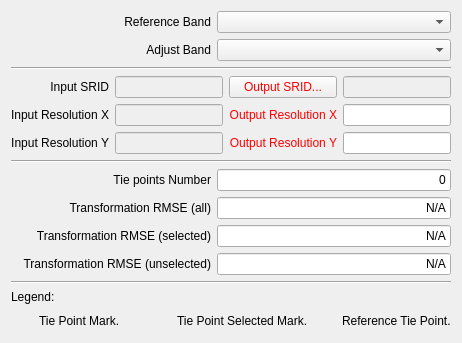
            <widget class="QWidget" name="tab_7">
             <attribute name="title">
              <string>General</string>
             </attribute>
             <layout class="QGridLayout" name="gridLayout_33">
              <item row="0" column="0">
               <layout class="QGridLayout" name="gridLayout_32">
                <item row="0" column="0">
                 <layout class="QGridLayout" name="gridLayout_24">
                  <item row="0" column="0">
                   <layout class="QGridLayout" name="gridLayout_7">
                    <item row="0" column="0">
                     <widget class="QLabel" name="label_9">
                      <property name="minimumSize">
                       <size>
                        <width>200</width>
                        <height>0</height>
                       </size>
                      </property>
                      <property name="maximumSize">
                       <size>
                        <width>200</width>
                        <height>16777215</height>
                       </size>
                      </property>
                      <property name="text">
                       <string>Reference Band</string>
                      </property>
                      <property name="alignment">
                       <set>Qt::AlignRight|Qt::AlignTrailing|Qt::AlignVCenter</set>
                      </property>
                     </widget>
                    </item>
                    <item row="1" column="0">
                     <widget class="QLabel" name="label_10">
                      <property name="minimumSize">
                       <size>
                        <width>200</width>
                        <height>0</height>
                       </size>
                      </property>
                      <property name="maximumSize">
                       <size>
                        <width>200</width>
                        <height>16777215</height>
                       </size>
                      </property>
                      <property name="text">
                       <string>Adjust Band</string>
                      </property>
                      <property name="alignment">
                       <set>Qt::AlignRight|Qt::AlignTrailing|Qt::AlignVCenter</set>
                      </property>
                     </widget>
                    </item>
                   </layout>
                  </item>
                  <item row="0" column="1">
                   <layout class="QGridLayout" name="gridLayout_9">
                    <item row="0" column="0">
                     <widget class="QComboBox" name="m_referenceBand1ComboBox">
                      <property name="sizePolicy">
                       <sizepolicy hsizetype="MinimumExpanding" vsizetype="Fixed">
                        <horstretch>0</horstretch>
                        <verstretch>0</verstretch>
                       </sizepolicy>
                      </property>
                     </widget>
                    </item>
                    <item row="1" column="0">
                     <widget class="QComboBox" name="m_referenceBand2ComboBox">
                      <property name="sizePolicy">
                       <sizepolicy hsizetype="MinimumExpanding" vsizetype="Fixed">
                        <horstretch>0</horstretch>
                        <verstretch>0</verstretch>
                       </sizepolicy>
                      </property>
                     </widget>
                    </item>
                   </layout>
                  </item>
                 </layout>
                </item>
                <item row="1" column="0">
                 <layout class="QGridLayout" name="gridLayout_31">
                  <item row="0" column="0">
                   <widget class="Line" name="line_2">
                    <property name="orientation">
                     <enum>Qt::Horizontal</enum>
                    </property>
                   </widget>
                  </item>
                  <item row="1" column="0">
                   <layout class="QGridLayout" name="gridLayout_30">
                    <item row="0" column="0">
                     <layout class="QGridLayout" name="gridLayout_28">
                      <item row="0" column="0">
                       <layout class="QGridLayout" name="gridLayout_27">
                        <item row="0" column="0">
                         <widget class="QLabel" name="label_28">
                          <property name="text">
                           <string>Input SRID</string>
                          </property>
                          <property name="alignment">
                           <set>Qt::AlignRight|Qt::AlignTrailing|Qt::AlignVCenter</set>
                          </property>
                         </widget>
                        </item>
                        <item row="1" column="0">
                         <widget class="QLabel" name="m_resXLabel_2">
                          <property name="text">
                           <string>Input Resolution X</string>
                          </property>
                          <property name="alignment">
                           <set>Qt::AlignRight|Qt::AlignTrailing|Qt::AlignVCenter</set>
                          </property>
                         </widget>
                        </item>
                        <item row="2" column="0">
                         <widget class="QLabel" name="m_resYLabel_2">
                          <property name="autoFillBackground">
                           <bool>false</bool>
                          </property>
                          <property name="text">
                           <string>Input Resolution Y</string>
                          </property>
                          <property name="alignment">
                           <set>Qt::AlignRight|Qt::AlignTrailing|Qt::AlignVCenter</set>
                          </property>
                         </widget>
                        </item>
                       </layout>
                      </item>
                      <item row="0" column="1">
                       <layout class="QGridLayout" name="gridLayout_29">
                        <item row="1" column="0">
                         <widget class="QLineEdit" name="m_inputResXLineEdit">
                          <property name="enabled">
                           <bool>false</bool>
                          </property>
                          <property name="minimumSize">
                           <size>
                            <width>100</width>
                            <height>0</height>
                           </size>
                          </property>
                         </widget>
                        </item>
                        <item row="0" column="0">
                         <widget class="QLineEdit" name="m_inputSRIDLineEdit">
                          <property name="enabled">
                           <bool>false</bool>
                          </property>
                          <property name="minimumSize">
                           <size>
                            <width>100</width>
                            <height>0</height>
                           </size>
                          </property>
                         </widget>
                        </item>
                        <item row="2" column="0">
                         <widget class="QLineEdit" name="m_inputResYLineEdit">
                          <property name="enabled">
                           <bool>false</bool>
                          </property>
                          <property name="minimumSize">
                           <size>
                            <width>100</width>
                            <height>0</height>
                           </size>
                          </property>
                         </widget>
                        </item>
                       </layout>
                      </item>
                     </layout>
                    </item>
                    <item row="0" column="1">
                     <layout class="QGridLayout" name="gridLayout_26">
                      <item row="0" column="0">
                       <layout class="QGridLayout" name="gridLayout_25">
                        <item row="0" column="0">
                         <widget class="QPushButton" name="m_sridPushButton">
                          <property name="palette">
                           <palette>
                            <active>
                             <colorrole role="ButtonText">
                              <brush brushstyle="SolidPattern">
                               <color alpha="255">
                                <red>255</red>
                                <green>0</green>
                                <blue>0</blue>
                               </color>
                              </brush>
                             </colorrole>
                            </active>
                            <inactive>
                             <colorrole role="ButtonText">
                              <brush brushstyle="SolidPattern">
                               <color alpha="255">
                                <red>255</red>
                                <green>0</green>
                                <blue>0</blue>
                               </color>
                              </brush>
                             </colorrole>
                            </inactive>
                            <disabled>
                             <colorrole role="ButtonText">
                              <brush brushstyle="SolidPattern">
                               <color alpha="255">
                                <red>120</red>
                                <green>120</green>
                                <blue>120</blue>
                               </color>
                              </brush>
                             </colorrole>
                            </disabled>
                           </palette>
                          </property>
                          <property name="text">
                           <string>Output SRID...</string>
                          </property>
                         </widget>
                        </item>
                        <item row="1" column="0">
                         <widget class="QLabel" name="m_resXLabel">
                          <property name="palette">
                           <palette>
                            <active>
                             <colorrole role="WindowText">
                              <brush brushstyle="SolidPattern">
                               <color alpha="255">
                                <red>255</red>
                                <green>0</green>
                                <blue>0</blue>
                               </color>
                              </brush>
                             </colorrole>
                            </active>
                            <inactive>
                             <colorrole role="WindowText">
                              <brush brushstyle="SolidPattern">
                               <color alpha="255">
                                <red>255</red>
                                <green>0</green>
                                <blue>0</blue>
                               </color>
                              </brush>
                             </colorrole>
                            </inactive>
                            <disabled>
                             <colorrole role="WindowText">
                              <brush brushstyle="SolidPattern">
                               <color alpha="255">
                                <red>120</red>
                                <green>120</green>
                                <blue>120</blue>
                               </color>
                              </brush>
                             </colorrole>
                            </disabled>
                           </palette>
                          </property>
                          <property name="text">
                           <string>Output Resolution X</string>
                          </property>
                          <property name="alignment">
                           <set>Qt::AlignRight|Qt::AlignTrailing|Qt::AlignVCenter</set>
                          </property>
                         </widget>
                        </item>
                        <item row="2" column="0">
                         <widget class="QLabel" name="m_resYLabel">
                          <property name="palette">
                           <palette>
                            <active>
                             <colorrole role="WindowText">
                              <brush brushstyle="SolidPattern">
                               <color alpha="255">
                                <red>255</red>
                                <green>0</green>
                                <blue>0</blue>
                               </color>
                              </brush>
                             </colorrole>
                            </active>
                            <inactive>
                             <colorrole role="WindowText">
                              <brush brushstyle="SolidPattern">
                               <color alpha="255">
                                <red>255</red>
                                <green>0</green>
                                <blue>0</blue>
                               </color>
                              </brush>
                             </colorrole>
                            </inactive>
                            <disabled>
                             <colorrole role="WindowText">
                              <brush brushstyle="SolidPattern">
                               <color alpha="255">
                                <red>120</red>
                                <green>120</green>
                                <blue>120</blue>
                               </color>
                              </brush>
                             </colorrole>
                            </disabled>
                           </palette>
                          </property>
                          <property name="autoFillBackground">
                           <bool>false</bool>
                          </property>
                          <property name="text">
                           <string>Output Resolution Y</string>
                          </property>
                          <property name="alignment">
                           <set>Qt::AlignRight|Qt::AlignTrailing|Qt::AlignVCenter</set>
                          </property>
                         </widget>
                        </item>
                       </layout>
                      </item>
                      <item row="0" column="1">
                       <layout class="QGridLayout" name="gridLayout_8">
                        <item row="0" column="0">
                         <widget class="QLineEdit" name="m_sridLineEdit">
                          <property name="enabled">
                           <bool>false</bool>
                          </property>
                          <property name="minimumSize">
                           <size>
                            <width>100</width>
                            <height>0</height>
                           </size>
                          </property>
                         </widget>
                        </item>
                        <item row="1" column="0">
                         <widget class="QLineEdit" name="m_resXLineEdit">
                          <property name="minimumSize">
                           <size>
                            <width>100</width>
                            <height>0</height>
                           </size>
                          </property>
                         </widget>
                        </item>
                        <item row="2" column="0">
                         <widget class="QLineEdit" name="m_resYLineEdit">
                          <property name="minimumSize">
                           <size>
                            <width>100</width>
                            <height>0</height>
                           </size>
                          </property>
                         </widget>
                        </item>
                       </layout>
                      </item>
                     </layout>
                    </item>
                   </layout>
                  </item>
                 </layout>
                </item>
                <item row="2" column="0">
                 <layout class="QGridLayout" name="gridLayout_23">
                  <item row="0" column="0">
                   <widget class="Line" name="line">
                    <property name="orientation">
                     <enum>Qt::Horizontal</enum>
                    </property>
                   </widget>
                  </item>
                  <item row="1" column="0">
                   <layout class="QGridLayout" name="gridLayout_10">
                    <item row="0" column="0">
                     <widget class="QLabel" name="label_4">
                      <property name="minimumSize">
                       <size>
                        <width>200</width>
                        <height>0</height>
                       </size>
                      </property>
                      <property name="maximumSize">
                       <size>
                        <width>200</width>
                        <height>16777215</height>
                       </size>
                      </property>
                      <property name="text">
                       <string>Tie points Number</string>
                      </property>
                      <property name="alignment">
                       <set>Qt::AlignRight|Qt::AlignTrailing|Qt::AlignVCenter</set>
                      </property>
                     </widget>
                    </item>
                    <item row="0" column="1">
                     <widget class="QLineEdit" name="m_tiePointsNumberLineEdit">
                      <property name="sizePolicy">
                       <sizepolicy hsizetype="MinimumExpanding" vsizetype="Fixed">
                        <horstretch>0</horstretch>
                        <verstretch>0</verstretch>
                       </sizepolicy>
                      </property>
                      <property name="text">
                       <string>0</string>
                      </property>
                      <property name="alignment">
                       <set>Qt::AlignRight|Qt::AlignTrailing|Qt::AlignVCenter</set>
                      </property>
                      <property name="readOnly">
                       <bool>true</bool>
                      </property>
                     </widget>
                    </item>
                    <item row="1" column="0">
                     <widget class="QLabel" name="label_6">
                      <property name="minimumSize">
                       <size>
                        <width>200</width>
                        <height>0</height>
                       </size>
                      </property>
                      <property name="maximumSize">
                       <size>
                        <width>200</width>
                        <height>16777215</height>
                       </size>
                      </property>
                      <property name="text">
                       <string>Transformation RMSE (all)</string>
                      </property>
                      <property name="alignment">
                       <set>Qt::AlignRight|Qt::AlignTrailing|Qt::AlignVCenter</set>
                      </property>
                     </widget>
                    </item>
                    <item row="1" column="1">
                     <widget class="QLineEdit" name="m_transformationRMSEAllLineEdit">
                      <property name="sizePolicy">
                       <sizepolicy hsizetype="MinimumExpanding" vsizetype="Fixed">
                        <horstretch>0</horstretch>
                        <verstretch>0</verstretch>
                       </sizepolicy>
                      </property>
                      <property name="text">
                       <string>N/A</string>
                      </property>
                      <property name="alignment">
                       <set>Qt::AlignRight|Qt::AlignTrailing|Qt::AlignVCenter</set>
                      </property>
                      <property name="readOnly">
                       <bool>true</bool>
                      </property>
                     </widget>
                    </item>
                    <item row="2" column="0">
                     <widget class="QLabel" name="label_7">
                      <property name="minimumSize">
                       <size>
                        <width>200</width>
                        <height>0</height>
                       </size>
                      </property>
                      <property name="maximumSize">
                       <size>
                        <width>200</width>
                        <height>16777215</height>
                       </size>
                      </property>
                      <property name="text">
                       <string>Transformation RMSE (selected)</string>
                      </property>
                      <property name="alignment">
                       <set>Qt::AlignRight|Qt::AlignTrailing|Qt::AlignVCenter</set>
                      </property>
                     </widget>
                    </item>
                    <item row="2" column="1">
                     <widget class="QLineEdit" name="m_transformationRMSESelectedLineEdit">
                      <property name="sizePolicy">
                       <sizepolicy hsizetype="MinimumExpanding" vsizetype="Fixed">
                        <horstretch>0</horstretch>
                        <verstretch>0</verstretch>
                       </sizepolicy>
                      </property>
                      <property name="text">
                       <string>N/A</string>
                      </property>
                      <property name="alignment">
                       <set>Qt::AlignRight|Qt::AlignTrailing|Qt::AlignVCenter</set>
                      </property>
                      <property name="readOnly">
                       <bool>true</bool>
                      </property>
                     </widget>
                    </item>
                    <item row="3" column="0">
                     <widget class="QLabel" name="label_8">
                      <property name="minimumSize">
                       <size>
                        <width>200</width>
                        <height>0</height>
                       </size>
                      </property>
                      <property name="maximumSize">
                       <size>
                        <width>200</width>
                        <height>16777215</height>
                       </size>
                      </property>
                      <property name="text">
                       <string>Transformation RMSE (unselected)</string>
                      </property>
                      <property name="alignment">
                       <set>Qt::AlignRight|Qt::AlignTrailing|Qt::AlignVCenter</set>
                      </property>
                     </widget>
                    </item>
                    <item row="3" column="1">
                     <widget class="QLineEdit" name="m_transformationRMSEunselectedLineEdit">
                      <property name="sizePolicy">
                       <sizepolicy hsizetype="MinimumExpanding" vsizetype="Fixed">
                        <horstretch>0</horstretch>
                        <verstretch>0</verstretch>
                       </sizepolicy>
                      </property>
                      <property name="text">
                       <string>N/A</string>
                      </property>
                      <property name="alignment">
                       <set>Qt::AlignRight|Qt::AlignTrailing|Qt::AlignVCenter</set>
                      </property>
                      <property name="readOnly">
                       <bool>true</bool>
                      </property>
                     </widget>
                    </item>
                   </layout>
                  </item>
                 </layout>
                </item>
                <item row="3" column="0">
                 <layout class="QGridLayout" name="gridLayout_22">
                  <item row="0" column="0">
                   <widget class="Line" name="line_3">
                    <property name="orientation">
                     <enum>Qt::Horizontal</enum>
                    </property>
                   </widget>
                  </item>
                  <item row="1" column="0">
                   <layout class="QGridLayout" name="gridLayout_17">
                    <item row="0" column="0">
                     <widget class="QLabel" name="label_26">
                      <property name="text">
                       <string>Legend:</string>
                      </property>
                     </widget>
                    </item>
                    <item row="1" column="0">
                     <layout class="QGridLayout" name="gridLayout_16">
                      <item row="0" column="0">
                       <layout class="QGridLayout" name="gridLayout_6">
                        <item row="0" column="0">
                         <widget class="QLabel" name="m_tiePointLabel">
                          <property name="minimumSize">
                           <size>
                            <width>22</width>
                            <height>22</height>
                           </size>
                          </property>
                          <property name="maximumSize">
                           <size>
                            <width>22</width>
                            <height>22</height>
                           </size>
                          </property>
                          <property name="autoFillBackground">
                           <bool>false</bool>
                          </property>
                          <property name="text">
                           <string/>
                          </property>
                         </widget>
                        </item>
                        <item row="0" column="1">
                         <widget class="QLabel" name="label_27">
                          <property name="sizePolicy">
                           <sizepolicy hsizetype="MinimumExpanding" vsizetype="Preferred">
                            <horstretch>0</horstretch>
                            <verstretch>0</verstretch>
                           </sizepolicy>
                          </property>
                          <property name="text">
                           <string>Tie Point Mark.</string>
                          </property>
                         </widget>
                        </item>
                       </layout>
                      </item>
                      <item row="0" column="1">
                       <layout class="QGridLayout" name="gridLayout_11">
                        <item row="0" column="0">
                         <widget class="QLabel" name="m_selectedTiePointLabel">
                          <property name="minimumSize">
                           <size>
                            <width>22</width>
                            <height>22</height>
                           </size>
                          </property>
                          <property name="maximumSize">
                           <size>
                            <width>22</width>
                            <height>22</height>
                           </size>
                          </property>
                          <property name="autoFillBackground">
                           <bool>false</bool>
                          </property>
                          <property name="text">
                           <string/>
                          </property>
                         </widget>
                        </item>
                        <item row="0" column="1">
                         <widget class="QLabel" name="label_29">
                          <property name="sizePolicy">
                           <sizepolicy hsizetype="MinimumExpanding" vsizetype="Preferred">
                            <horstretch>0</horstretch>
                            <verstretch>0</verstretch>
                           </sizepolicy>
                          </property>
                          <property name="text">
                           <string>Tie Point Selected Mark.</string>
                          </property>
                         </widget>
                        </item>
                       </layout>
                      </item>
                      <item row="0" column="2">
                       <layout class="QGridLayout" name="gridLayout_12">
                        <item row="0" column="0">
                         <widget class="QLabel" name="m_refTiePointLabel">
                          <property name="minimumSize">
                           <size>
                            <width>22</width>
                            <height>22</height>
                           </size>
                          </property>
                          <property name="maximumSize">
                           <size>
                            <width>22</width>
                            <height>22</height>
                           </size>
                          </property>
                          <property name="autoFillBackground">
                           <bool>false</bool>
                          </property>
                          <property name="text">
                           <string/>
                          </property>
                         </widget>
                        </item>
                        <item row="0" column="1">
                         <widget class="QLabel" name="label_31">
                          <property name="sizePolicy">
                           <sizepolicy hsizetype="MinimumExpanding" vsizetype="Preferred">
                            <horstretch>0</horstretch>
                            <verstretch>0</verstretch>
                           </sizepolicy>
                          </property>
                          <property name="text">
                           <string>Reference Tie Point.</string>
                          </property>
                         </widget>
                        </item>
                       </layout>
                      </item>
                     </layout>
                    </item>
                   </layout>
                  </item>
                 </layout>
                </item>
               </layout>
              </item>
             </layout>
            </widget>
